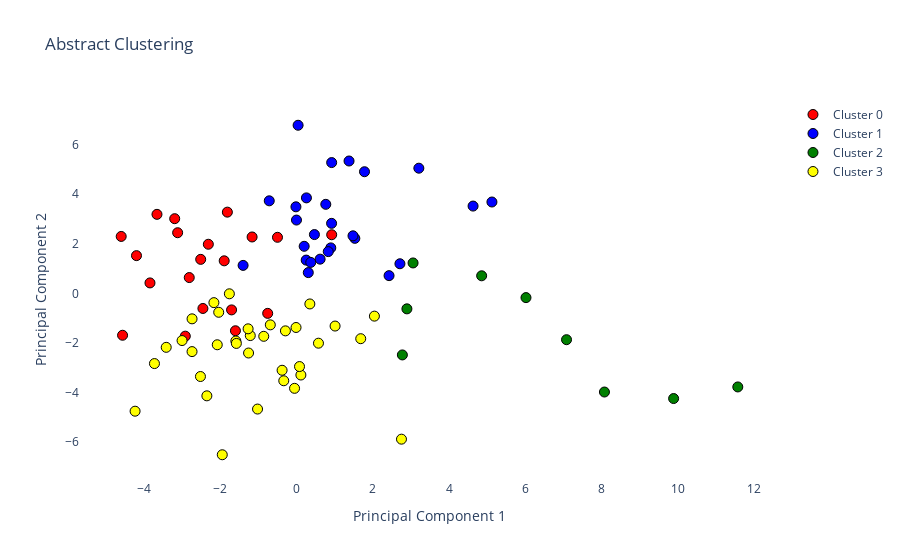

Notebook cell for this chart:
### Code cell
import plotly.graph_objects as go # Import the graphical object
import plotly.colors as colors


# Define custom colors for each cluster label
cluster_colors = ['red', 'blue', 'green', 'yellow', 'orange']

fig = go.Figure()

# Reset the figure
fig.data = []

# Add scatter plots for each cluster
for label in set(cluster_labels):
    cluster_df = df[df['Cluster'] == label]
    fig.add_trace(go.Scatter(
        x=embeddings_2d_pca[cluster_df.index, 0],
        y=embeddings_2d_pca[cluster_df.index, 1],
        mode='markers',
        marker=dict(
            color=cluster_colors[label],
            size=10,  # Adjust the marker size here
            line=dict(width=1, color='Black')
        ),
        hovertemplate='<b>Title:</b> %{text}',
        text=cluster_df['title'],
        name=f'Cluster {label}'
    ))


# Set plot title and axis labels
fig.update_layout(
    title='Abstract Clustering',
    xaxis_title='Principal Component 1',
    yaxis_title='Principal Component 2',
    plot_bgcolor='white'  # Set the background color to white
)


# With this save the plots 
plot(fig,
     image_filename='abstracts_cluster_bert_plot_1', 
     image='png', 
     image_width=1000, 
     image_height=600
)
# And shows the plot
fig.show()

### Figure 1 — Plotly figure (JSON) as saved in the notebook; plotly's stock layout.template omitted (floating-point values rounded to 4 significant figures)
{"data": [{"hovertemplate": "<b>Title:</b> %{text}", "marker": {"color": "red", "line": {"color": "Black", "width": 1}, "size": 10}, "mode": "markers", "name": "Cluster 0", "text": ["LitCovid in 2022: an information resource for the COVID-19 literature", "LitCovid: an open database of COVID-19 literature", "The Classification of Short Scientific Texts Using Pretrained BERT Model", "IMSE: interaction information attention and molecular structure based drug drug interaction extraction", "Parallel sequence tagging for concept recognition", "Extraction of knowledge graph of Covid-19 through mining of unstructured biomedical corpora", "Leveraging Contextual Information in Extracting Long Distance Relations from Clinical Notes", "The New Version of the ANDDigest Tool with Improved AI-Based Short Names Recognition", "Drug-Drug Interaction Extraction from Biomedical Text using Relation BioBERT with BLSTM", "Emati: a recommender system for biomedical literature based on supervised learning", "A BERT-based ensemble learning approach for the BioCreative VII challenges: full-text chemical identification and multi-label classification in PubMed articles", "Towards Automated Screening of Literature on Artificial Intelligence in Nursing", "Understanding Clinical Trial Reports: Extracting Medical Entities and Their Relations", "Multi-class classification of COVID-19 documents using machine learning algorithms", "Application of BERT to Enable Gene Classification Based on Clinical Evidence", "De-identification of Clinical Text via Bi-LSTM-CRF with Neural Language Models", "Improvement of intervention information detection for automated clinical literature screening during systematic review", "Clinical study type classification, validation, and PubMed filter comparison with natural language processing and active learning", "Machine learning approach to identify adverse events in scientific biomedical literature", "A hybrid algorithm for clinical decision support in precision medicine based on machine learning"], "type": "scatter", "x": [-2.914, -1.6, -1.812, -2.31, -3.84, -1.701, -4.595, -1.163, -0.4974, -0.7544, 0.9234, -1.894, -4.194, -2.51, -2.811, -3.115, -3.192, -4.559, -3.657, -2.453], "y": [-1.724, -1.507, 3.275, 1.98, 0.4218, -0.6659, 2.295, 2.274, 2.26, -0.8057, 2.363, 1.312, 1.522, 1.371, 0.6372, 2.445, 3.011, -1.688, 3.185, -0.6081]}, {"hovertemplate": "<b>Title:</b> %{text}", "marker": {"color": "blue", "line": {"color": "Black", "width": 1}, "size": 10}, "mode": "markers", "name": "Cluster 1", "text": ["A general approach for improving deep learning-based medical relation extraction using a pre-trained model and fine-tuning", "Biomedical named entity recognition using deep neural networks with contextual information", "Discovering Thematically Coherent Biomedical Documents Using Contextualized Bidirectional Encoder Representations from Transformers-Based Clustering", "Unsupervised Event Graph Representation and Similarity Learning on Biomedical Literature", "Limitations of Transformers on Clinical Text Classification", "Extracting Concepts for Precision Oncology from the Biomedical Literature", "Exploring the effects of drug, disease, and protein dependencies on biomedical named entity recognition: A comparative analysis", "Pharmacovigilance with Transformers: A Framework to Detect Adverse Drug Reactions Using BERT Fine-Tuned with FARM", "BERT-based Ranking for Biomedical Entity Normalization", "BertMCN: Mapping colloquial phrases to standard medical concepts using BERT and highway network", "Dependency parsing of biomedical text with BERT", "Thesaurus-based word embeddings for automated biomedical literature classification", "Distinguished representation of identical mentions in bio-entity coreference resolution", "Neural Multi-Task Learning for Adverse Drug Reaction Extraction", "Extracting chemical-induced disease relation by integrating a hierarchical concentrative attention and a hybrid graph-based neural network", "BioGPT: generative pre-trained transformer for biomedical text generation and mining", "Summarization of biomedical articles using domain-specific word embeddings and graph ranking", "Bio-AnswerFinder: a system to find answers to questions from biomedical texts", "Extraction of causal relations based on SBEL and BERT model", "Investigation of improving the pre-training and fine-tuning of BERT model for biomedical relation extraction", "Biomedical named entity recognition using BERT in the machine reading comprehension framework", "Attention guided capsule networks for chemical-protein interaction extraction", "TP-DDI: Transformer-based pipeline for the extraction of Drug-Drug Interactions", "A deep-learning system bridging molecule structure and biomedical text with comprehension comparable to human professionals", "Biomedical named entity recognition with the combined feature attention and fully-shared multi-task learning", "BioByGANS: biomedical named entity recognition by fusing contextual and syntactic features through graph attention network in node classification framework"], "type": "scatter", "x": [4.63, 1.53, 0.62, 5.124, 0.2019, -0.01407, 0.255, 0.3744, 1.784, 0.9228, 2.427, 0.2614, -1.399, 3.208, 0.0428, 0.0004676, 0.8999, 0.8331, 2.712, 0.3098, 1.378, -0.7135, 0.4708, 0.9208, 0.7689, 1.482], "y": [3.519, 2.218, 1.38, 3.683, 1.897, 3.489, 1.342, 1.25, 4.903, 5.272, 0.7152, 3.85, 1.128, 5.046, 6.777, 2.956, 1.834, 1.684, 1.194, 0.8374, 5.336, 3.73, 2.371, 2.822, 3.589, 2.32]}, {"hovertemplate": "<b>Title:</b> %{text}", "marker": {"color": "green", "line": {"color": "Black", "width": 1}, "size": 10}, "mode": "markers", "name": "Cluster 2", "text": ["Integrating heterogeneous knowledge graphs into drug-drug interaction extraction from the literature", "STonKGs: a sophisticated transformer trained on biomedical text and knowledge graphs", "Bioformer: an efficient transformer language model for biomedical text mining", "MarkerGenie: an NLP-enabled text-mining system for biomedical entity relation extraction", "BERT-GT: Cross-sentence n-ary relation extraction with BERT and graph transformer", "BioBERT: a pre-trained biomedical language representation model for biomedical text mining", "pubmedKB: an interactive web server for exploring biomedical entity relations in the biomedical literature", "PhenoTagger: A Hybrid Method for Phenotype Concept Recognition using Human Phenotype Ontology", "Chemical-protein interaction extraction via Gaussian probability distribution and external biomedical knowledge"], "type": "scatter", "x": [3.057, 9.887, 2.895, 8.074, 6.017, 4.855, 2.776, 11.57, 7.08], "y": [1.227, -4.239, -0.6239, -3.976, -0.1706, 0.7086, -2.481, -3.771, -1.866]}, {"hovertemplate": "<b>Title:</b> %{text}", "marker": {"color": "yellow", "line": {"color": "Black", "width": 1}, "size": 10}, "mode": "markers", "name": "Cluster 3", "text": ["A Deep Learning Approach to Refine the Identification of High-Quality Clinical Research Articles From the Biomedical Literature: Protocol for Algorithm Development and Validation", "Text mining-based word representations for biomedical data analysis and protein-protein interaction networks in machine learning tasks", "Using the contextual language model BERT for multi-criteria classification of scientific articles", "srBERT: automatic article classification model for systematic review using BERT", "Concept recognition as a machine translation problem", "Improving reference prioritisation with PICO recognition", "Large-scale protein-protein post-translational modification extraction with distant supervision and confidence calibrated BioBERT", "An automated approach to identify scientific publications reporting pharmacokinetic parameters", "Development and validation of a machine-learning algorithm to predict the relevance of scientific articles within the field of teratology", "A practical approach towards causality mining in clinical text using active transfer learning", "Classifying literature mentions of biological pathogens as experimentally studied using natural language processing", "EvidenceMap: a three-level knowledge representation for medical evidence computation and comprehension", "A neuro-symbolic method for understanding free-text medical evidence", "Bat4RCT: A suite of benchmark data and baseline methods for text classification of randomized controlled trials", "Ensemble of deep learning language models to support the creation of living systematic reviews for the COVID-19 literature: a retrospective study", "BertSRC: transformer-based semantic relation classification", "Drug knowledge discovery via multi-task learning and pre-trained models", "Identification of Semantically Similar Sentences in Clinical Notes: Iterative Intermediate Training Using Multi-Task Learning", "LiSA: an assisted literature search pipeline for detecting serious adverse drug events with deep learning", "Deep contextualized embeddings for quantifying the informative content in biomedical text summarization", "Automatic data extraction to support meta-analysis statistical analysis: a case study on breast cancer", "Benchmarking for biomedical natural language processing tasks with a domain specific ALBERT", "A real-world evaluation of the implementation of NLP technology in abstract screening of a systematic review", "Deep semi-supervised learning ensemble framework for classifying co-mentions of human proteins and phenotypes", "Natural language processing was effective in assisting rapid title and abstract screening when updating systematic reviews", "Discovering novel drug-supplement interactions using SuppKG generated from the biomedical literature", "Relation extraction from DailyMed structured product labels by optimally combining crowd, experts and machines", "Predicting drug characteristics using biomedical text embedding", "Automating Quality Assessment of Medical Evidence in Systematic Reviews: Model Development and Validation Study", "Improving broad-coverage medical entity linking with semantic type prediction and large-scale datasets", "Risk of bias assessment in preclinical literature using natural language processing", "Mining a stroke knowledge graph from literature", "MetaboListem and TABoLiSTM: Two Deep Learning Algorithms for Metabolite Named Entity Recognition", "Drug repurposing for COVID-19 via knowledge graph completion"], "type": "scatter", "x": [-0.333, -0.01121, -0.3765, -2.038, 1.012, -2.517, -1.589, -1.575, -1.211, -2.737, -2.349, -1.256, -3.414, -1.268, -0.8575, -0.6856, -2.999, -0.2893, -2.738, 2.043, -2.076, 0.5768, -1.945, 0.3509, 2.753, -1.02, -2.164, -1.759, -4.231, 0.116, -3.723, 0.07984, 1.685, -0.0502], "y": [-3.522, -1.374, -3.099, -0.7621, -1.316, -3.351, -1.919, -2.017, -1.701, -1.026, -4.129, -2.403, -2.174, -1.429, -1.731, -1.269, -1.902, -1.511, -2.346, -0.917, -2.071, -2.007, -6.504, -0.426, -5.876, -4.662, -0.3732, -0.01681, -4.749, -3.29, -2.829, -2.949, -1.826, -3.827]}], "layout": {"autosize": true, "plot_bgcolor": "white", "title": {"text": "Abstract Clustering"}, "xaxis": {"autorange": true, "range": [-5.611, 12.59], "title": {"text": "Principal Component 1"}, "type": "linear"}, "yaxis": {"autorange": true, "range": [-7.859, 8.131], "title": {"text": "Principal Component 2"}, "type": "linear"}}}
